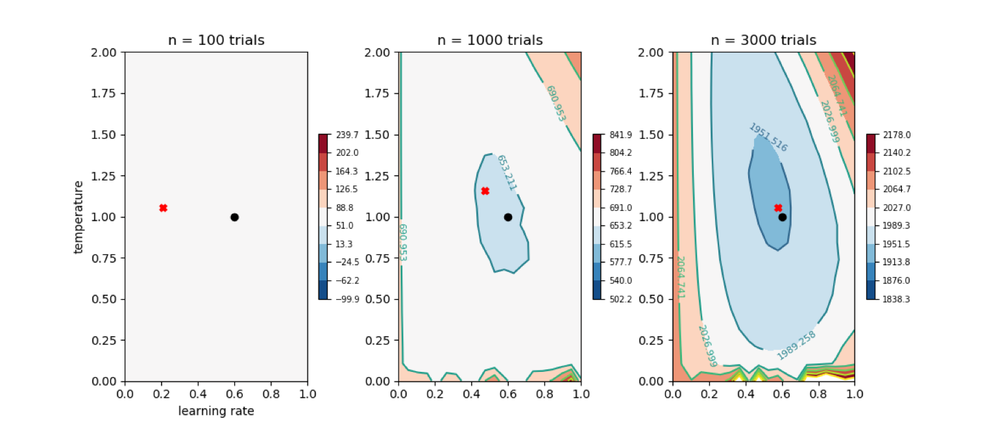
#> input picture code by chapter/Chapter 5/contour.png, 1000 x 427 px, shrunk from 1541 x 658 before the run
$ python shade_gray.py
#> lines starting #> are read from the running program, lines starting #| are printed output that depends on the picture
#!/usr/bin/env python3
# -*- coding: utf-8 -*-
"""
Created on Sun Aug  9 13:47:51 2020

@author: tom
"""

from PIL import Image
img = Image.open('contour.png').convert('LA')
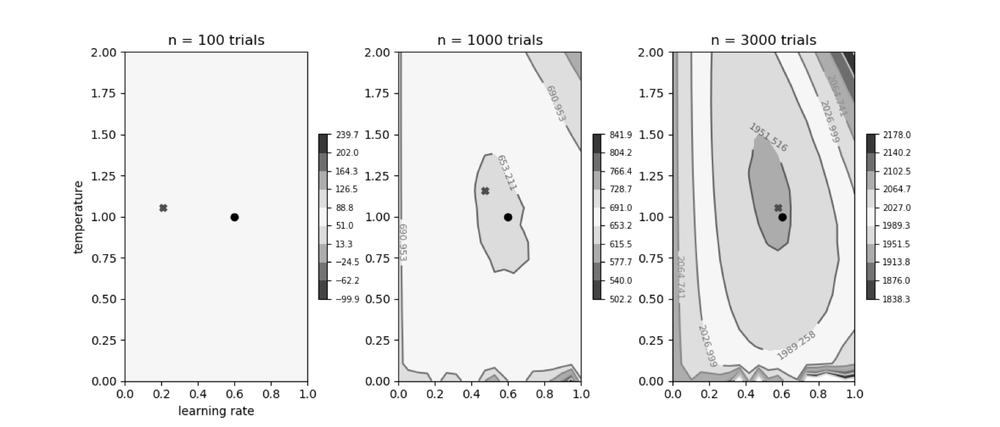
#> img: PIL image 1000x427 LA; mean R, G, B, A 239.2, 239.2, 239.2, 254.5; transparent parts drawn white
img.save('contour_gray.png')
